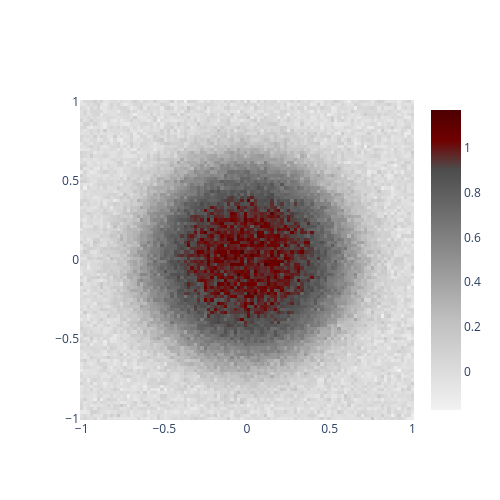

The notebook cell saved with this chart:
### Markdown cell above
## Designing Colorscales

### Code cell
alstde.design_colorscale(
    colorscale=[ #TRE
        [0.0, "hsl(0,0%,95%)"],
        [0.3, "hsl(0,0%,75%)"],
        [0.8, "hsl(0,0%,30%)"],
        [0.9, "hsl(0,100%,22%)"],
        [1.0, "hsl(0,100%,15%)"],
    ],
    testfunc="gauss",
    normalize=True,
    noise=0.05,
    save="temp.png"
)

### Figure 1 — Plotly figure (JSON) as saved in the notebook; plotly's stock layout.template omitted (floating-point values rounded to 4 significant figures; data arrays with more than 128 entries replaced by an {"elided": "..."} marker saying what was removed)
{"data": [{"colorscale": [[0, "hsl(0,0%,95%)"], [0.3, "hsl(0,0%,75%)"], [0.8, "hsl(0,0%,30%)"], [0.9, "hsl(0,100%,22%)"], [1, "hsl(0,100%,15%)"]], "type": "heatmap", "x": {"elided": "10000 float values"}, "y": {"elided": "10000 float values"}, "z": {"elided": "10000 float values"}}], "layout": {"height": 500, "width": 500}}
